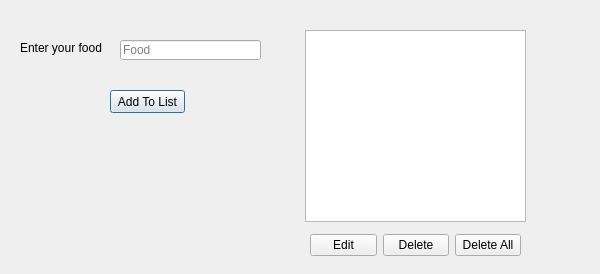
<?xml version="1.0" encoding="UTF-8"?>
<ui version="4.0">
 <class>Dialog</class>
 <widget class="QDialog" name="Dialog">
  <property name="geometry">
   <rect>
    <x>0</x>
    <y>0</y>
    <width>600</width>
    <height>274</height>
   </rect>
  </property>
  <property name="windowTitle">
   <string>Dialog</string>
  </property>
  <widget class="QListWidget" name="listWidgetDisplay">
   <property name="geometry">
    <rect>
     <x>305</x>
     <y>30</y>
     <width>221</width>
     <height>192</height>
    </rect>
   </property>
  </widget>
  <widget class="QLabel" name="label">
   <property name="geometry">
    <rect>
     <x>20</x>
     <y>40</y>
     <width>91</width>
     <height>16</height>
    </rect>
   </property>
   <property name="text">
    <string>Enter your food</string>
   </property>
  </widget>
  <widget class="QLineEdit" name="inputFood">
   <property name="geometry">
    <rect>
     <x>120</x>
     <y>40</y>
     <width>141</width>
     <height>20</height>
    </rect>
   </property>
   <property name="placeholderText">
    <string>Food</string>
   </property>
  </widget>
  <widget class="QPushButton" name="btnAdd">
   <property name="geometry">
    <rect>
     <x>110</x>
     <y>90</y>
     <width>75</width>
     <height>23</height>
    </rect>
   </property>
   <property name="text">
    <string>Add To List</string>
   </property>
  </widget>
  <widget class="QWidget" name="horizontalLayoutWidget">
   <property name="geometry">
    <rect>
     <x>310</x>
     <y>230</y>
     <width>211</width>
     <height>31</height>
    </rect>
   </property>
   <layout class="QHBoxLayout" name="horizontalLayout">
    <item>
     <widget class="QPushButton" name="btnEdit">
      <property name="text">
       <string>Edit</string>
      </property>
     </widget>
    </item>
    <item>
     <widget class="QPushButton" name="btnDeleteItem">
      <property name="text">
       <string>Delete</string>
      </property>
     </widget>
    </item>
    <item>
     <widget class="QPushButton" name="btnDeleteAll">
      <property name="text">
       <string>Delete All</string>
      </property>
     </widget>
    </item>
   </layout>
  </widget>
 </widget>
 <resources/>
 <connections/>
</ui>
